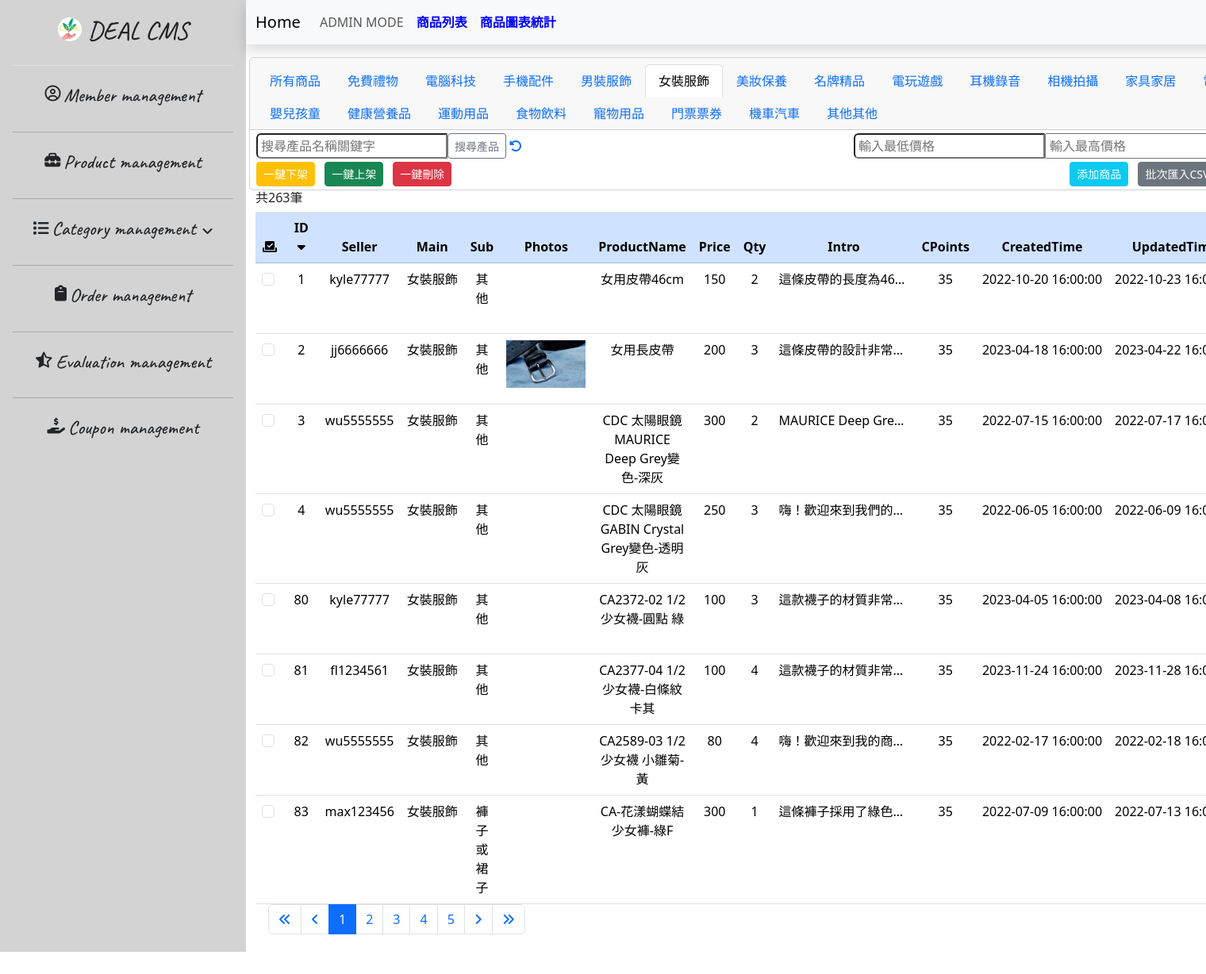
Page /21.product_list-admin_girl.php (signed in) on the committed database.
### tables this page shows
CREATE TABLE `products` (
  `id` int NOT NULL,
  `seller_id` varchar(20) NOT NULL,
  `main_category` int NOT NULL,
  `sub_category` varchar(20) NOT NULL,
  `product_photos` varchar(300) NOT NULL,
  `product_name` varchar(60) NOT NULL,
  `product_price` int NOT NULL,
  `product_quantity` int NOT NULL,
  `product_intro` varchar(500) DEFAULT NULL,
  `carbon_points_available` int NOT NULL,
  `created_at` timestamp NOT NULL DEFAULT CURRENT_TIMESTAMP,
  `edit_new` timestamp NOT NULL DEFAULT CURRENT_TIMESTAMP,
  `status_now` varchar(10) NOT NULL
);

CREATE TABLE `categories_main` (
  `id` int NOT NULL,
  `main` varchar(10) NOT NULL,
  `carbon_points_available` int NOT NULL
);

### 21.product_list-admin_girl.php (the view, shortened to what this page needs)
<?php
require __DIR__ . '/0.parts/pdo-connect.php';
$page = isset($_GET['page']) ? intval($_GET['page']) : 1;
$perPage = 25;
$t_sql = "SELECT count(1) FROM products JOIN categories_main ON products.main_category = categories_main.id WHERE main = '女裝服飾'";
$totalRows = $pdo->query($t_sql)->fetch(PDO::FETCH_NUM)[0];
$totalPages = ceil($totalRows / $perPage);
if ($totalRows) {
    $sql = sprintf("SELECT products.id, seller_id, main_category, sub_category, product_photos, product_name, product_price, product_quantity, product_intro, products.carbon_points_available, created_at, edit_new, status_now, main FROM products JOIN categories_main ON products.main_category = categories_main.id WHERE main = '女裝服飾' ORDER BY id LIMIT %s, %s", ($page - 1) * $perPage, $perPage);
    $rows = $pdo->query($sql)->fetchAll();
}
?>
<?php include __DIR__ . '/0.parts/html-head.php' ?>
<?php include __DIR__ . '/0.parts/sidebar.php' ?>
<div class="container-fluid px-0 mx-0">
    <?php include __DIR__ . '/0.parts/navbar.20_product.php' ?>
    <div class="container-fluid table-bordered table-striped overflow-auto">
        <div class="row">
            <div class="col">
                <h6>共<?= $totalRows ?>筆</h6>
                <table id="myTable" class="table table-hover sortable-table">
                    <thead>
                        <tr class="table-primary text-center">
                            <th><i id="selectAll" class="fa-solid fa-check-to-slot" title="全選/選取checkBox"></i></th>
                            <th>ID<i id="sortIcon" class="fa-solid fa-caret-down" onclick="sortTable()" title="變更排序"></i></th>
                            <th>Seller</th>
                            <th>Main</th>
                            <th>Sub</th>
                            <th>Photos</th>
                            <th>ProductName</th>
                            <th>Price</th>
                            <th>Qty</th>
                            <th>Intro</th>
                            <th>CPoints</th>
                            <th>CreatedTime</th>
                            <th>UpdatedTime</th>
                        </tr>
                    </thead>
                    <tbody>
                        <?php foreach ($rows as $r) : ?>
                            <tr class="text-center">
                                <td><input class="form-check-input me-1" type="checkbox" value="<?= $r['id'] ?>" id="flexCheck<?= $r['id'] ?>" name="delete_ids[]"></td>
                                <td><?= $r['id'] ?></td>
                                <td><?= $r['seller_id'] ?></td>
                                <td class="text-nowrap"><?= $r['main'] ?></td>
                                <td><?= $r['sub_category'] ?></td>
                                <td><img class="td-img" src="./02.imgs/<?= explode(",", $r['product_photos'])[0] ?>" alt=""></td>
                                <td><?= $r['product_name'] ?></td>
                                <td><?= $r['product_price'] ?></td>
                                <td><?= $r['product_quantity'] ?></td>
                                <td class="text-truncate" style="max-width: 180px;"><?= $r['product_intro'] ?></td>
                                <td><?= $r['carbon_points_available'] ?></td>
                                <td class="text-nowrap"><?= $r['created_at'] ?></td>
                                <td class="text-nowrap"><?= $r['edit_new'] ?></td>
                            </tr>
                        <?php endforeach ?>
                    </tbody>
                </table>
            </div>
        </div>
    </div>
    <div class="row mx-3">
        <div class="col">
            <nav aria-label="Page navigation example">
                <ul class="pagination">
                    <li class="page-item">
                        <a class="page-link" href="?page=1">
                            <i class="fa-solid fa-angles-left"></i>
                        </a>
                    </li>
                    <li class="page-item">
                        <a class="page-link" href="?page=<?= $page != 1 ? $page - 1 : 1 ?>">
                            <i class="fa-solid fa-angle-left"></i>
                        </a>
                    </li>
                    <?php $visiblePageRange = 5;
                    $startPage = max(1, $page - floor($visiblePageRange / 2));
                    $endPage = min($totalPages, $startPage + $visiblePageRange - 1); ?>
                    <?php for ($i = $startPage; $i <= $endPage; $i++) : ?>
                        <li class="page-item <?= $page == $i ? 'active' : '' ?>">
                            <a class="page-link" href="?page=<?= $i ?>"><?= $i ?></a>
                        </li>
                    <?php endfor ?>
                    <li class="page-item">
                        <a class="page-link" href="?page=<?= $page != 40 ? $page + 1 : 40 ?>">
                            <i class="fa-solid fa-angle-right"></i>
                        </a>
                    </li>
                    <li class="page-item">
                        <a class="page-link" href="?page=40">
                            <i class="fa-solid fa-angles-right"></i>
                        </a>
                    </li>
                </ul>
            </nav>
        </div>
    </div>
</div>
<?php include __DIR__ . '/0.parts/html-foot.php' ?>

### 0.parts/html-head.php (style rules this page uses)
body { height: 1200px; }

### 21.product_list-admin_girl.php (style rules this page uses)
.td-img { width: 100px; }
.overflow-auto { height: 900px; }

### rows in the picture
products: id "1", seller "kyle77777", main_category.main "女裝服飾", sub_category "其他", product_name "女用皮帶46cm", product_price "150", product_quantity "2", product_intro "這條皮帶的長度為46…", carbon_points_available "35", created_at "2022-10-20 16:00:00", edit_new "2022-10-23…"
products: id "2", seller "jj6666666", main_category.main "女裝服飾", sub_category "其他", product_photos (picture), product_name "女用長皮帶", product_price "200", product_quantity "3", product_intro "這條皮帶的設計非常…", carbon_points_available "35", created_at "2023-04-18 16:00:00", edit_new "2023-04-22…"
products: id "3", seller "wu5555555", main_category.main "女裝服飾", sub_category "其他", product_name "CDC 太陽眼鏡MAURICE Deep Grey變色-深灰", product_price "300", product_quantity "2", product_intro "MAURICE Deep Gre…", carbon_points_available "35", created_at "2022-07-15 16:00:00", edit_new "2022-07-17…"
products: id "4", seller "wu5555555", main_category.main "女裝服飾", sub_category "其他", product_name "CDC 太陽眼鏡GABIN Crystal Grey變色-透明灰", product_price "250", product_quantity "3", product_intro "嗨！歡迎來到我們的…", carbon_points_available "35", created_at "2022-06-05 16:00:00", edit_new "2022-06-09…"
products: id "80", seller "kyle77777", main_category.main "女裝服飾", sub_category "其他", product_name "CA2372-02 1/2少女襪-圓點 綠", product_price "100", product_quantity "3", product_intro "這款襪子的材質非常…", carbon_points_available "35", created_at "2023-04-05 16:00:00", edit_new "2023-04-08…"
products: id "81", seller "fl1234561", main_category.main "女裝服飾", sub_category "其他", product_name "CA2377-04 1/2少女襪-白條紋 卡其", product_price "100", product_quantity "4", product_intro "這款襪子的材質非常…", carbon_points_available "35", created_at "2023-11-24 16:00:00", edit_new "2023-11-28…"
products: id "82", seller "wu5555555", main_category.main "女裝服飾", sub_category "其他", product_name "CA2589-03 1/2少女襪 小雛菊-黃", product_price "80", product_quantity "4", product_intro "嗨！歡迎來到我的商…", carbon_points_available "35", created_at "2022-02-17 16:00:00", edit_new "2022-02-18…"
products: id "83", seller "max123456", main_category.main "女裝服飾", sub_category "褲子或裙子", product_name "CA-花漾蝴蝶結少女褲-綠F", product_price "300", product_quantity "1", product_intro "這條褲子採用了綠色…", carbon_points_available "35", created_at "2022-07-09 16:00:00", edit_new "2022-07-13…"

### other values in the picture
$totalRows "263"
